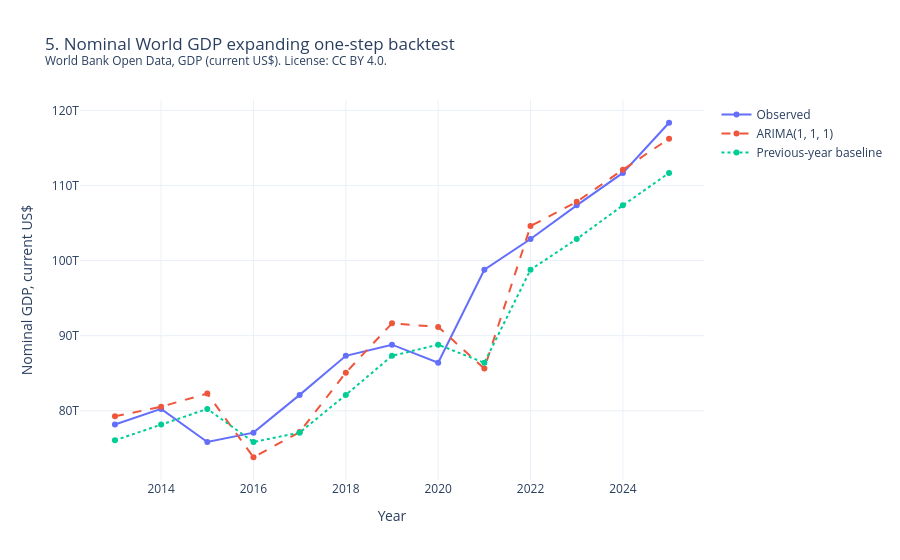

Source (notebook cell):
### Markdown cell above
## ARIMA backtest

`p` and `q` run from 0 to 2 with one difference. Each candidate gets expanding one-step forecasts from 2013 through the latest World GDP year. The code compares the winner with last year's value.

The notebook publishes a ten-year projection only if the selected ARIMA MAPE is strictly below that baseline. The model uses log nominal GDP. It does not model inflation or policy.

### Code cell
backtest_frame = pd.DataFrame(
    {
        "year": list(backtest.years),
        "Observed": list(backtest.observed),
        f"ARIMA{backtest.order}": list(backtest.arima_one_step),
        "Previous-year baseline": list(backtest.naive_one_step),
    }
)
fig = go.Figure()
fig.add_trace(go.Scatter(x=backtest_frame["year"], y=backtest_frame["Observed"], mode="lines+markers", name="Observed"))
fig.add_trace(
    go.Scatter(
        x=backtest_frame["year"],
        y=backtest_frame[f"ARIMA{backtest.order}"],
        mode="lines+markers",
        name=f"ARIMA{backtest.order}",
        line={"dash": "dash"},
    )
)
fig.add_trace(
    go.Scatter(
        x=backtest_frame["year"],
        y=backtest_frame["Previous-year baseline"],
        mode="lines+markers",
        name="Previous-year baseline",
        line={"dash": "dot"},
    )
)
disclose(fig, "gdp-arima-backtest", "5. Nominal World GDP expanding one-step backtest", "gdp_annual")
fig.update_layout(xaxis_title="Year", yaxis_title="Nominal GDP, current US$")
fig.show()
print(
    f"Selected ARIMA{backtest.order}: {backtest.arima_mape:.3f}% MAPE; "
    f"naive baseline: {backtest.naive_mape:.3f}% MAPE."
)
print(projection_decision_text(backtest))

### Figure 1 — Plotly figure (JSON) as saved in the notebook; plotly's stock layout.template omitted (floating-point values rounded to 4 significant figures)
{"data": [{"mode": "lines+markers", "name": "Observed", "type": "scatter", "x": [2013, 2014, 2015, 2016, 2017, 2018, 2019, 2020, 2021, 2022, 2023, 2024, 2025], "y": [78170000000000.0, 80240000000000.0, 75840000000000.0, 77080000000000.0, 82110000000000.0, 87310000000000.0, 88800000000000.0, 86390000000000.0, 98780000000000.0, 102900000000000.0, 107300000000000.0, 111700000000000.0, 118400000000000.0]}, {"line": {"dash": "dash"}, "mode": "lines+markers", "name": "ARIMA(1, 1, 1)", "type": "scatter", "x": [2013, 2014, 2015, 2016, 2017, 2018, 2019, 2020, 2021, 2022, 2023, 2024, 2025], "y": [79250000000000.0, 80530000000000.0, 82300000000000.0, 73810000000000.0, 77160000000000.0, 85070000000000.0, 91640000000000.0, 91160000000000.0, 85620000000000.0, 104600000000000.0, 107800000000000.0, 112100000000000.0, 116200000000000.0]}, {"line": {"dash": "dot"}, "mode": "lines+markers", "name": "Previous-year baseline", "type": "scatter", "x": [2013, 2014, 2015, 2016, 2017, 2018, 2019, 2020, 2021, 2022, 2023, 2024, 2025], "y": [76060000000000.0, 78170000000000.0, 80240000000000.0, 75840000000000.0, 77080000000000.0, 82110000000000.0, 87310000000000.0, 88800000000000.0, 86390000000000.0, 98780000000000.0, 102900000000000.0, 107300000000000.0, 111700000000000.0]}], "layout": {"autosize": true, "meta": {"chart_id": "gdp-arima-backtest", "classification": "open", "profile_id": "public-demo", "provenance": "World Bank Open Data, GDP (current US$). License: CC BY 4.0.", "table": "gdp_annual"}, "title": {"text": "5. Nominal World GDP expanding one-step backtest<br><sup>World Bank Open Data, GDP (current US$). License: CC BY 4.0.</sup>"}, "xaxis": {"title": {"text": "Year"}}, "yaxis": {"title": {"text": "Nominal GDP, current US$"}}}}
